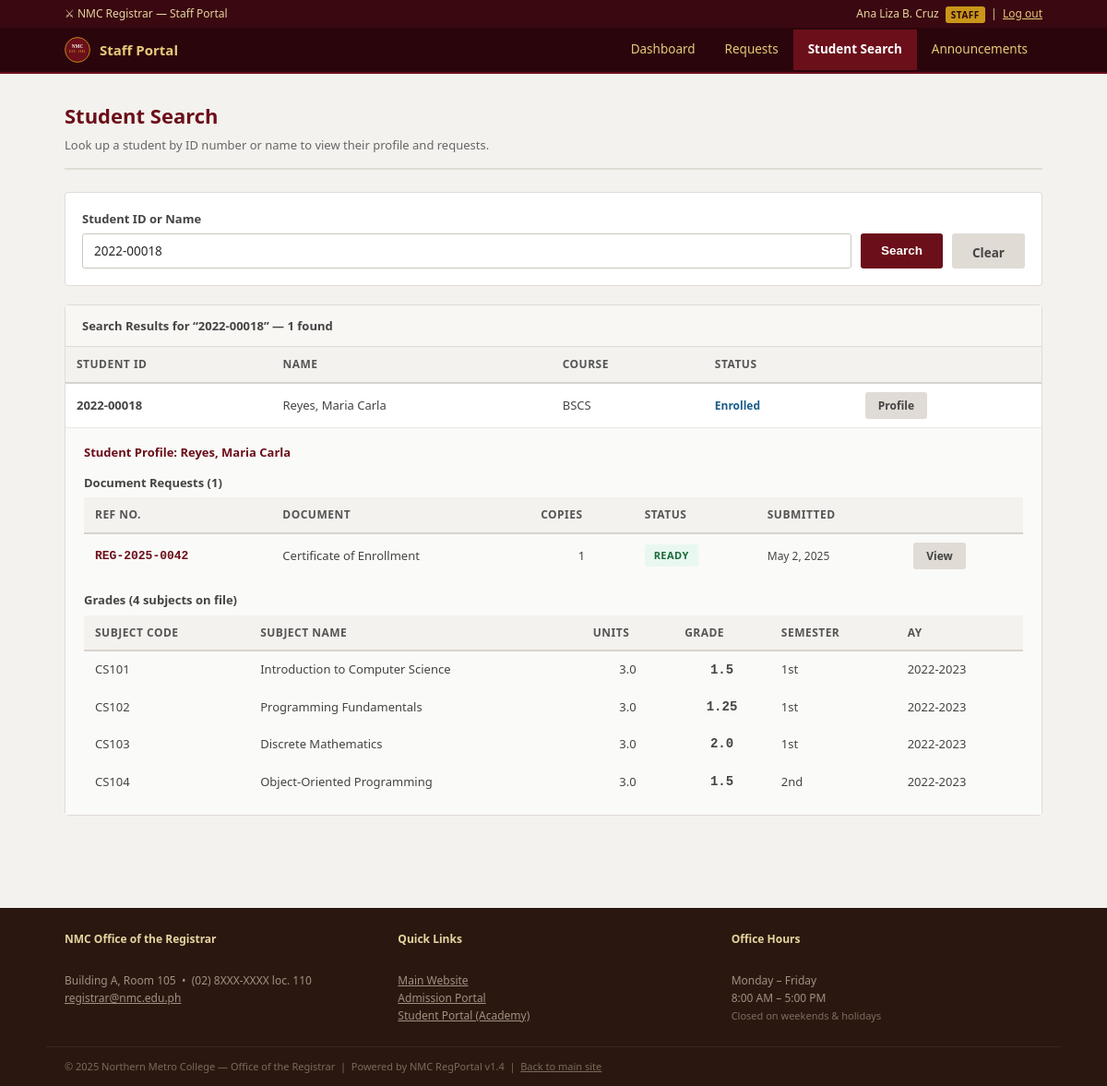
Page /staff/search.php?q=2022-00018&profile=1 (signed in) on the committed database.
### tables this page shows
CREATE TABLE students (
    id          INT AUTO_INCREMENT PRIMARY KEY,
    student_id  VARCHAR(15)  NOT NULL UNIQUE,
    surname     VARCHAR(80)  NOT NULL,
    given_name  VARCHAR(80)  NOT NULL,
    middle_name VARCHAR(50),
    email       VARCHAR(120),
    course      VARCHAR(20),
    year_level  TINYINT,
    section     VARCHAR(10),
    status      ENUM('enrolled','active','inactive','leave') DEFAULT 'enrolled',
    created_at  TIMESTAMP DEFAULT CURRENT_TIMESTAMP
);

CREATE TABLE document_requests (
    id             INT AUTO_INCREMENT PRIMARY KEY,
    tracking_code  VARCHAR(20)  NOT NULL UNIQUE,
    applicant_name VARCHAR(100) NOT NULL,
    student_id_no  VARCHAR(20),
    email          VARCHAR(100),
    contact        VARCHAR(20),
    doc_type       ENUM(
                     'Transcript of Records',
                     'Certificate of Enrollment',
                     'Certificate of Good Moral Character',
                     'Diploma Authentication',
                     'Course Description',
                     'Honorable Dismissal'
                   ) NOT NULL,
    copies         TINYINT NOT NULL DEFAULT 1,
    purpose        TEXT NOT NULL,
    status         ENUM('pending','processing','ready','released') DEFAULT 'pending',
    requested_at   DATETIME DEFAULT CURRENT_TIMESTAMP,
    release_date   DATE,
    staff_notes    TEXT,
    processed_by   INT,
    FOREIGN KEY (processed_by) REFERENCES nmc_staff(id) ON DELETE SET NULL
);

CREATE TABLE grades (
    id            INT AUTO_INCREMENT PRIMARY KEY,
    student_id    VARCHAR(15) NOT NULL,
    subject_code  VARCHAR(20),
    subject_name  VARCHAR(100),
    units         DECIMAL(3,1),
    grade         VARCHAR(5),
    semester      ENUM('1st','2nd','Summer'),
    academic_year VARCHAR(10),
    remarks       VARCHAR(30),
    FOREIGN KEY (student_id) REFERENCES students(student_id)
);

### www/staff/search.php (the view, shortened to what this page needs)
<?php
require_once '../includes/db.php';
$q        = trim($_GET['q'] ?? '');
$students = [];
$searched = false;
if ($q !== '') {
    $searched = true;
    $is_blocked = false;
    if ($is_blocked) {
        $blocked_msg = 'Input validation policy rejected the search term.';
    } else {
        $sql = "SELECT * FROM students WHERE student_id = '$q' OR surname LIKE '%$q%' OR given_name LIKE '%$q%' ORDER BY surname ASC";
        try {
            $result = $conn->query($sql);
            $students = $result->fetch_all(MYSQLI_ASSOC);
        } catch (mysqli_sql_exception $e) {
            $sql_error = 'An error occurred while processing your search. Please try again.';
        }
    }
}
require_once 'header.php';
?>
<div class="page-wrap">
  <div class="page-title">
    <h2>Student Search</h2>
    <p>Look up a student by ID number or name to view their profile and requests.</p>
  </div>
  <div class="panel">
    <div class="panel-body">
      <form method="GET" action="/staff/search.php" style="display:flex;gap:10px;align-items:flex-end;flex-wrap:wrap;">
        <div class="form-group" style="margin-bottom:0;flex:1;min-width:240px;">
          <label for="q">Student ID or Name</label>
          <input type="text" id="q" name="q" class="form-control"
                 value="<?= htmlspecialchars($q) ?>"
                 placeholder="e.g. 2022-00018 or Santos"
                 autocomplete="off">
        </div>
        <button type="submit" class="btn btn-primary" style="height:38px;">Search</button>
        <?php if ($q): ?>
        <a href="/staff/search.php" class="btn btn-secondary" style="height:38px;line-height:24px;">Clear</a>
        <?php endif; ?>
      </form>
    </div>
  </div>
  <?php if ($searched): ?>
  <div class="panel">
    <div class="panel-head">
      Search Results <?php if ($q): ?>for &ldquo;<?= htmlspecialchars($q) ?>&rdquo;<?php endif; ?>
      &mdash; <?= count($students) ?> found
    </div>
    <div class="panel-body" style="padding:0;">
      <?php if (empty($students)): ?>
      <div class="text-center text-muted" style="padding:30px;">No students found matching your search.</div>
      <?php else: ?>
      <div style="overflow-x:auto;">
        <table class="data-table">
          <thead>
            <tr>
              <th>Student ID</th>
              <th>Name</th>
              <th>Course</th>
              <th>Status</th>
              <th></th>
            </tr>
          </thead>
          <tbody>
            <?php foreach ($students as $s): ?>
            <tr>
              <td><strong><?= htmlspecialchars($s['student_id']) ?></strong></td>
              <td><?= htmlspecialchars($s['surname'] . ', ' . $s['given_name']) ?></td>
              <td><?= htmlspecialchars($s['course']) ?></td>
              <td>
                <?php
                $sc = ['active' => '#1a7a4a', 'inactive' => '#888', 'enrolled' => '#1a5c8a', 'leave' => '#c9961a'];
                $c  = $sc[$s['status']] ?? '#555';
                ?>
                <span style="color:<?= $c ?>;font-weight:600;font-size:12px;"><?= ucfirst(htmlspecialchars($s['status'])) ?></span>
              </td>
              <td>
                <a href="/staff/search.php?q=<?= urlencode($s['student_id']) ?>&profile=1"
                   class="btn btn-secondary btn-sm">Profile</a>
              </td>
            </tr>
            <?php
            if (isset($_GET['profile']) && $_GET['q'] === $s['student_id']):
                $pstmt = $conn->prepare(
                    'SELECT * FROM document_requests WHERE student_id_no = ? ORDER BY requested_at DESC'
                );
                $pstmt->bind_param('s', $s['student_id']);
                $pstmt->execute();
                $dreqs = $pstmt->get_result()->fetch_all(MYSQLI_ASSOC);
                $gstmt = $conn->prepare(
                    'SELECT * FROM grades WHERE student_id = ? ORDER BY academic_year, FIELD(semester,"1st","2nd","Summer")'
                );
                $gstmt->bind_param('s', $s['student_id']);
                $gstmt->execute();
                $grades = $gstmt->get_result()->fetch_all(MYSQLI_ASSOC);
            ?>
            <tr>
              <td colspan="8" style="background:#fafaf8;padding:16px 20px;">
                <h4 style="margin:0 0 12px;color:#6B0F1A;">
                  Student Profile: <?= htmlspecialchars($s['surname'] . ', ' . $s['given_name']) ?>
                </h4>
                <?php if ($dreqs): ?>
                <p style="font-size:13px;font-weight:600;margin:0 0 6px;">Document Requests (<?= count($dreqs) ?>)</p>
                <table class="data-table" style="margin-bottom:14px;">
                  <thead>
                    <tr><th>Ref No.</th><th>Document</th><th>Copies</th><th>Status</th><th>Submitted</th><th></th></tr>
                  </thead>
                  <tbody>
                    <?php foreach ($dreqs as $dr): ?>
                    <tr>
                      <td><span class="ref-no"><?= htmlspecialchars($dr['tracking_code']) ?></span></td>
                      <td><?= htmlspecialchars($dr['doc_type']) ?></td>
                      <td style="text-align:center;"><?= (int)$dr['copies'] ?></td>
                      <td><span class="badge badge-<?= $dr['status'] ?>"><?= ucfirst($dr['status']) ?></span></td>
                      <td style="font-size:12px;"><?= date('M j, Y', strtotime($dr['requested_at'])) ?></td>
                      <td><a href="/staff/view_request.php?id=<?= (int)$dr['id'] ?>" class="btn btn-secondary btn-sm">View</a></td>
                    </tr>
                    <?php endforeach; ?>
                  </tbody>
                </table>
                <?php else: ?>
                <p style="font-size:13px;color:#888;">No document requests on file.</p>
                <?php endif; ?>
                <?php if ($grades): ?>
                <p style="font-size:13px;font-weight:600;margin:0 0 6px;">Grades (<?= count($grades) ?> subjects on file)</p>
                <table class="data-table">
                  <thead>
                    <tr><th>Subject Code</th><th>Subject Name</th><th>Units</th><th>Grade</th><th>Semester</th><th>AY</th></tr>
                  </thead>
                  <tbody>
                    <?php foreach ($grades as $g): ?>
                    <tr>
                      <td><?= htmlspecialchars($g['subject_code']) ?></td>
                      <td><?= htmlspecialchars($g['subject_name']) ?></td>
                      <td style="text-align:center;"><?= htmlspecialchars($g['units']) ?></td>
                      <td class="grade-val"><?= htmlspecialchars($g['grade']) ?></td>
                      <td><?= htmlspecialchars($g['semester']) ?></td>
                      <td><?= htmlspecialchars($g['academic_year']) ?></td>
                    </tr>
                    <?php endforeach; ?>
                  </tbody>
                </table>
                <?php else: ?>
                <p style="font-size:13px;color:#888;">No grade records on file.</p>
                <?php endif; ?>
              </td>
            </tr>
            <?php endif; ?>
            <?php endforeach; ?>
          </tbody>
        </table>
      </div>
      <?php endif; ?>
    </div>
  </div>
  <?php endif; ?>
</div>
<?php require_once '../includes/footer.php'; ?>

### www/css/style.css (style rules this page uses)
*, *::before, *::after { box-sizing: border-box; margin: 0; padding: 0; }
body { font-family: 'Segoe UI', Arial, sans-serif; font-size: 14px; line-height: 1.6; color: #2a2726; background: #f4f2ee; }
.page-wrap { max-width: 1100px; margin: 0 auto; padding: 28px 20px 40px; }
.page-title { margin-bottom: 24px; padding-bottom: 14px; border-bottom: 2px solid #e0dbd5; }
.page-title h2 { font-size: 22px; font-weight: 700; color: #6B0F1A; }
.page-title p { color: #666; font-size: 13px; margin-top: 4px; }
.panel { background: #fff; border: 1px solid #e0dbd5; border-radius: 4px; margin-bottom: 20px; }
.panel-head { background: #f9f7f4; border-bottom: 1px solid #e0dbd5; padding: 12px 18px; font-weight: 600; font-size: 13px; color: #444; display: flex; justify-content: space-between; align-items: center; }
.panel-body { padding: 18px; }
.data-table { width: 100%; border-collapse: collapse; font-size: 13px; }
.data-table th { text-align: left; padding: 9px 12px; background: #f4f2ee; border-bottom: 2px solid #d8d3cd; font-weight: 600; font-size: 12px; color: #555; text-transform: uppercase; letter-spacing: .04em; }
.data-table td { padding: 9px 12px; border-bottom: 1px solid #ede9e3; color: #444; vertical-align: middle; }
.data-table tr:last-child td { border-bottom: none; }
.data-table td.grade-val { font-weight: 700; text-align: center; font-family: monospace; font-size: 14px; }
.badge { display: inline-block; padding: 3px 10px; border-radius: 3px; font-size: 11px; font-weight: 700; letter-spacing: .04em; text-transform: uppercase; }
.badge-ready { background: #e8f8f0; color: #1a6a3a; }
.form-group { margin-bottom: 16px; }
.form-group label { display: block; font-weight: 600; font-size: 13px; color: #444; margin-bottom: 5px; }
.form-control { width: 100%; padding: 9px 12px; border: 1px solid #cbc6bf; border-radius: 3px; font-size: 13.5px; font-family: inherit; color: #2a2726; background: #fff; transition: border-color .15s; }
.btn { display: inline-block; padding: 9px 22px; border-radius: 3px; font-size: 13.5px; font-weight: 600; cursor: pointer; border: none; text-decoration: none; transition: background .15s; }
.btn-primary { background: #6B0F1A; color: #fff; }
.btn-secondary { background: #e0dbd5; color: #444; }
.btn-sm { padding: 5px 14px; font-size: 12px; }
.ref-no { font-family: monospace; font-weight: 700; color: #6B0F1A; font-size: 13px; }

### rows in the picture
students: student "2022-00018", surname+given_name "Reyes, Maria Carla", course "BSCS", status "Enrolled", count($dreqs) "1", count($grades) "4"
document_requests: tracking_code "REG-2025-0042", doc_type "Certificate of Enrollment", copies "1", status "READY", requested_at "May 2, 2025"
grades: subject_code "CS101", subject_name "Introduction to Computer Science", units "3.0", grade "1.5", semester "1st", academic_year "2022-2023"
grades: subject_code "CS102", subject_name "Programming Fundamentals", units "3.0", grade "1.25", semester "1st", academic_year "2022-2023"
grades: subject_code "CS103", subject_name "Discrete Mathematics", units "3.0", grade "2.0", semester "1st", academic_year "2022-2023"
grades: subject_code "CS104", subject_name "Object-Oriented Programming", units "3.0", grade "1.5", semester "2nd", academic_year "2022-2023"

### other values in the picture
$_staff_name "Ana Liza B. Cruz"
$_staff_role "STAFF"
$q "2022-00018"
count($students) "1"
